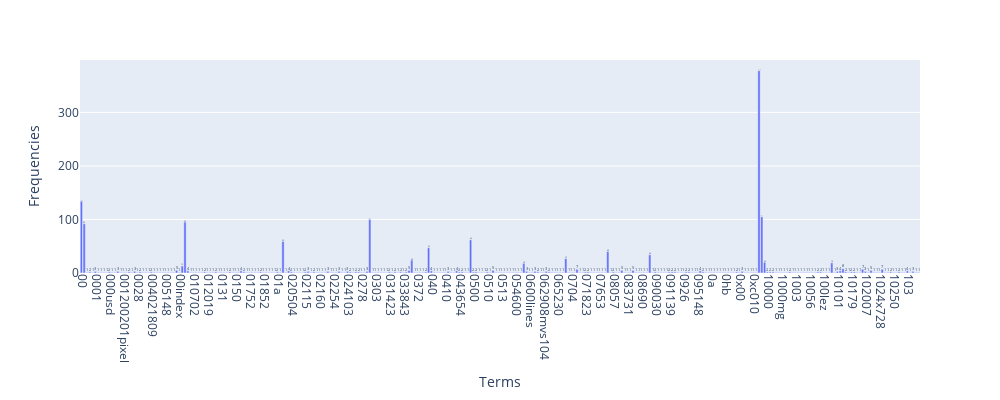

The code cell stored with this chart in its notebook:
### Markdown cell above
### >>> **Exercise 13 (take home):**
If you want a nicer interactive visualization here, I would encourage you try to install and use plotly to achieve this.

### Code cell
# Answer here
import plotly.express as px

x_data = count_vect.get_feature_names_out()[:300]
y_data = term_frequencies[:300]

fig = px.bar(x=x_data, y=y_data, text=y_data, labels={'x': 'Terms', 'y': 'Frequencies'})

fig.update_xaxes(tickangle=90)
fig.update_layout(width=1000, height=400)
fig.show()

### Figure 1 — Plotly figure (JSON) as saved in the notebook; plotly's stock layout.template omitted (floating-point values rounded to 4 significant figures; data arrays with more than 128 entries replaced by an {"elided": "..."} marker saying what was removed)
{"data": [{"alignmentgroup": "True", "hovertemplate": "Terms=%{x}<br>Frequencies=%{y}<br>text=%{text}<extra></extra>", "legendgroup": "", "marker": {"color": "#636efa", "pattern": {"shape": ""}}, "name": "", "offsetgroup": "", "orientation": "v", "showlegend": false, "text": {"elided": "300 int values"}, "textposition": "auto", "type": "bar", "x": {"elided": "300 str values"}, "xaxis": "x", "y": {"elided": "300 int values"}, "yaxis": "y"}], "layout": {"barmode": "relative", "height": 400, "legend": {"tracegroupgap": 0}, "margin": {"t": 60}, "width": 1000, "xaxis": {"anchor": "y", "domain": [0, 1], "tickangle": 90, "title": {"text": "Terms"}}, "yaxis": {"anchor": "x", "domain": [0, 1], "title": {"text": "Frequencies"}}}}
